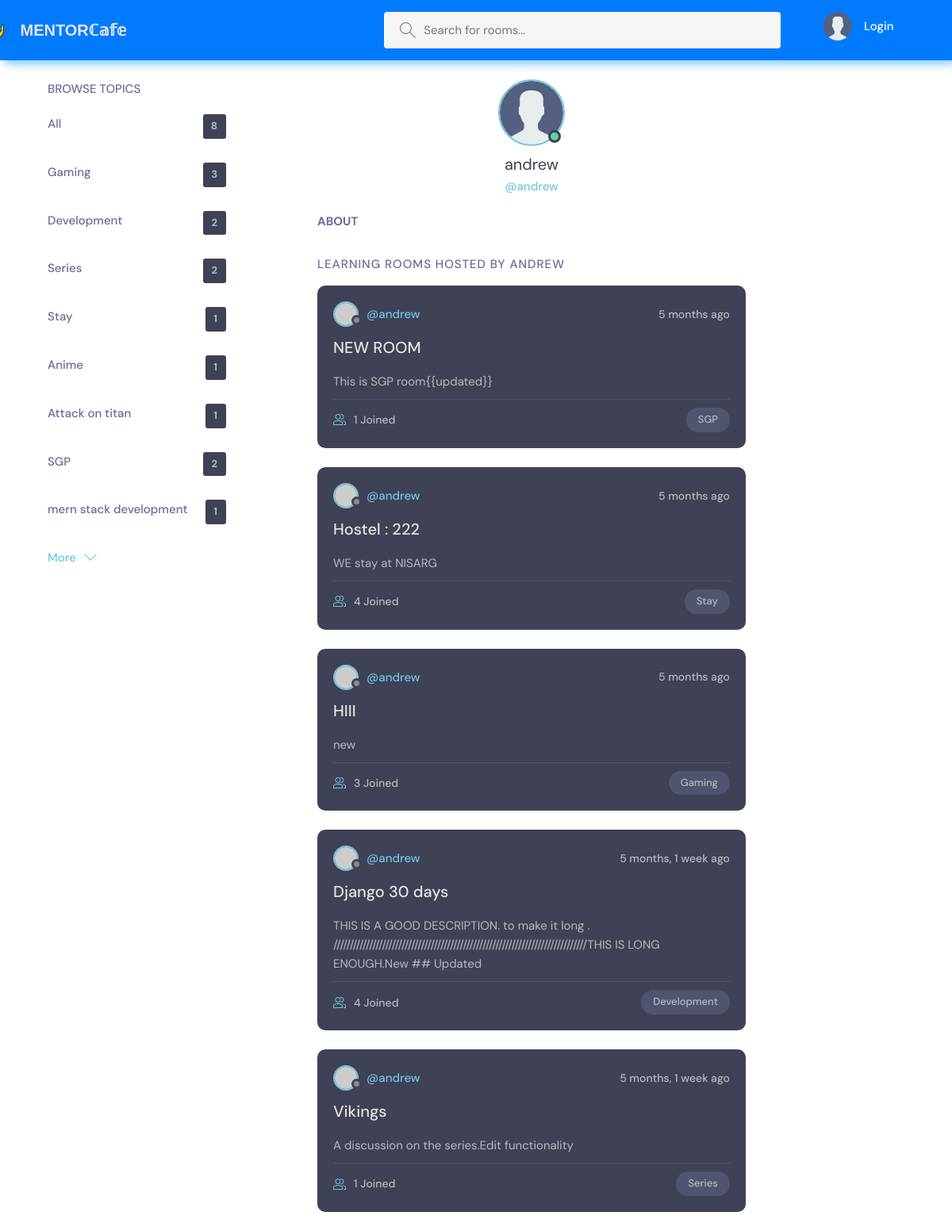
The app's page /profile/1 with its own data.
### base/models.py (models this page shows, shortened)
class Topic(models.Model):
    name = models.CharField(max_length=255)

class Room(models.Model):
    host = models.ForeignKey(User,on_delete=models.SET_NULL,null=True)
    topic = models.ForeignKey(Topic,on_delete=models.SET_NULL,null=True)
    name = models.CharField(max_length=255)
    description = models.TextField(null=True,blank=True)
    participants = models.ManyToManyField(User,related_name='participants',blank=True)
    updated = models.DateTimeField(auto_now_add=True)
    created = models.DateTimeField(auto_now_add=True)
    class Meta:
        ordering = ['-updated','created']

### base/views.py (the view)
# urls.py: path('profile/<slug:pk>', views.userProfile, name = "profile"),
def userProfile(request,pk):
    user = User.objects.get(id=pk)
    rooms = user.room_set.all()
    topics = Topic.objects.all()
    context = {'user': user,'topics':topics,'rooms':rooms}
    return render(request,'base/profile.html',context)

### base/templates/base/profile.html (shortened to what this page needs)
{% extends 'main.html'%}
{% load static%}
{%block content%}
<main class="profile-page layout layout--3">
        <div class="container">
          <div class="topics">
            <div class="topics__header">
              <h2>Browse Topics</h2>
            </div>
            <ul class="topics__list">
                <li>
                  <a href="{% url 'home' %}"> All <span>{{topics.count}}</span></a>
                </li>
                {%for topic in topics %}
                <li>
                  <a href="{% url 'home' %}?q={{topic.name}}">{{topic.name}} <span>{{topic.room_set.all.count}}</span></a>
                </li>
                {%endfor%}
              </ul>
            <button class="btn btn--link" href="/">
              More
              <svg version="1.1" xmlns="http://www.w3.org/2000/svg" width="32" height="32" viewBox="0 0 32 32">
                <title>chevron-down</title>
                <path d="M16 21l-13-13h-3l16 16 16-16h-3l-13 13z"></path>
              </svg>
            </button>
          </div>
          <div class="roomList">
            <div class="profile">
              <div class="profile__avatar">
                <div class="avatar avatar--large active">
                  <img src="{% static 'images/avatar.svg'%}" />
                </div>
              </div>
              <div class="profile__info">
                <h3>{{user.username}}</h3>
                <p>@{{user.username}}</p>
              </div>
              <div class="profile__about">
                <h3>About</h3>
              </div>
            </div>
            <div class="roomList__header">
              <div>
                <h2>Learning Rooms Hosted by {{user.username}}</a>
                </h2>
              </div>
            </div>
            {%for room in rooms%}
            <div class="roomListRoom">
              <div class="roomListRoom__header">
                <a href="{% url 'profile' room.host.id %}" class="roomListRoom__author">
                  <div class="avatar avatar--small">
                    <img src="https://randomuser.me/api/portraits/women/11.jpg" />
                  </div>
                  <span>@{{room.host.username}}</span>
                </a>
                <div class="roomListRoom__actions">
                  <span>{{room.created|timesince}} ago</span>
                </div>
              </div>
              <div class="roomListRoom__content">
                <a href="{% url 'room' room.id %}">{{room.name}}</a>
                <p>
                  {{room.description}}
                </p>
              </div>
              <div class="roomListRoom__meta">
                <a href="{% url 'room' room.id %}" class="roomListRoom__joined">
                    {{room.participants.all.count}}  Joined
                </a>
                <p class="roomListRoom__topic">{{room.topic.name}}</p>
              </div>
            </div>
            {%endfor%}
          </div>
        </div>
      </main>
{%endblock%}

### templates/main.html (shortened to what this page needs)
<!DOCTYPE html>
<html lang="en">
{% load static%}
<head>
  <link rel="stylesheet" href="{% static 'styles/style.css'%}" />
</head>
<body>
{% include 'navbar.html'%}
    {% block content%}
    {%endblock%}
</body>
</html>

### templates/navbar.html (shortened to what this page needs)
{%load static%}
<header class="header header--loggedIn">
    <div class="container">
        <a href="{% url 'home' %}" class="header__logo">
            <img src="{% static 'images/icons8-mentor-64.png' %}" />
            <h1 class="head-name">MENTORℂ𝕒𝕗𝕖</h1>
        </a>
        <form class="header__search" action="{% url 'home' %}" method="get" >
            <label>
                <input type = 'text' name = 'q' placeholder="Search for rooms..." />
            </label>
        </form>
        <nav class="header__menu">
            {% if request.user.is_authenticated %}
            <div class="header__user">
                <a href="{% url 'profile' request.user.id %}">
                    <div class="avatar avatar--medium active">
                        <img src="{% static 'images/avatar.svg'%}" />
                    </div>
                    <p>{{request.user.username}} <span>@{{request.user.username}}</span></p>
                </a>
                <button class="dropdown-button" onclick="show()">
                    <svg version="1.1" xmlns="http://www.w3.org/2000/svg" width="32" height="32"
                        viewBox="0 0 32 32">
                        <title>chevron-down</title>
                        <path d="M16 21l-13-13h-3l16 16 16-16h-3l-13 13z"></path>
                    </svg>
                </button>
            </div>
            {%else%}
            <a href="{% url 'login' %}">
        <img src="{% static 'images/avatar.svg'%}" />
        <p>Login</p>
      </a>
      {%endif%}
        </nav>
    </div>
</header>

### records on screen
Topic: name "Gaming", room_set.all.count "3"
Topic: name "Development", room_set.all.count "2"
Topic: name "Series", room_set.all.count "2"
Topic: name "Stay", room_set.all.count "1"
Topic: name "Anime", room_set.all.count "1"
Topic: name "Attack on titan", room_set.all.count "1"
Topic: name "SGP", room_set.all.count "2"
Topic: name "mern stack development", room_set.all.count "1"
Room: host.username "andrew", created "5 months", name "NEW ROOM", description "This is SGP room{{updated}}", participants.all.count "1", topic.name "SGP"
Room: host.username "andrew", created "5 months", name "Hostel : 222", description "WE stay at NISARG", participants.all.count "4", topic.name "Stay"
Room: host.username "andrew", created "5 months", name "HIII", description "new", participants.all.count "3", topic.name "Gaming"
Room: host.username "andrew", created "5 months, 1 week", name "Django 30 days", description "THIS IS A GOOD DESCRIPTION. to make it long . //////////////////////////////////////////////////////////////////////////////THIS IS LONG ENOUGH.New ## Updated", participants.all.count "4", topic.name "Development"
Room: host.username "andrew", created "5 months, 1 week", name "Vikings", description "A discussion on the series.Edit functionality", participants.all.count "1", topic.name "Series"

### other values on screen
{{ topics.count }} "8"
{{ user.username }} "andrew"
{{ user.username }} "ANDREW"
